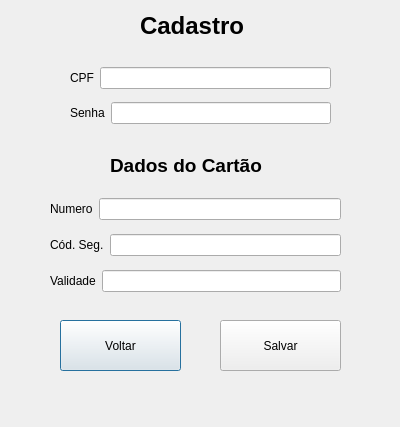
<?xml version="1.0" encoding="UTF-8"?>
<ui version="4.0">
 <class>fm_cadastro</class>
 <widget class="QDialog" name="fm_cadastro">
  <property name="geometry">
   <rect>
    <x>0</x>
    <y>0</y>
    <width>400</width>
    <height>427</height>
   </rect>
  </property>
  <property name="windowTitle">
   <string>Dialog</string>
  </property>
  <widget class="QPushButton" name="btn_voltar">
   <property name="geometry">
    <rect>
     <x>60</x>
     <y>320</y>
     <width>121</width>
     <height>51</height>
    </rect>
   </property>
   <property name="text">
    <string>Voltar</string>
   </property>
  </widget>
  <widget class="QPushButton" name="btn_salvar">
   <property name="geometry">
    <rect>
     <x>220</x>
     <y>320</y>
     <width>121</width>
     <height>51</height>
    </rect>
   </property>
   <property name="text">
    <string>Salvar</string>
   </property>
  </widget>
  <widget class="QLabel" name="label_3">
   <property name="geometry">
    <rect>
     <x>140</x>
     <y>10</y>
     <width>141</width>
     <height>31</height>
    </rect>
   </property>
   <property name="font">
    <font>
     <pointsize>18</pointsize>
     <weight>75</weight>
     <bold>true</bold>
    </font>
   </property>
   <property name="text">
    <string>Cadastro</string>
   </property>
  </widget>
  <widget class="QLabel" name="label_7">
   <property name="geometry">
    <rect>
     <x>110</x>
     <y>150</y>
     <width>201</width>
     <height>31</height>
    </rect>
   </property>
   <property name="font">
    <font>
     <pointsize>14</pointsize>
     <weight>75</weight>
     <bold>true</bold>
    </font>
   </property>
   <property name="text">
    <string>Dados do Cartão</string>
   </property>
  </widget>
  <widget class="QWidget" name="">
   <property name="geometry">
    <rect>
     <x>70</x>
     <y>60</y>
     <width>261</width>
     <height>71</height>
    </rect>
   </property>
   <layout class="QVBoxLayout" name="verticalLayout">
    <item>
     <layout class="QHBoxLayout" name="horizontalLayout">
      <item>
       <widget class="QLabel" name="label">
        <property name="text">
         <string>CPF</string>
        </property>
       </widget>
      </item>
      <item>
       <widget class="QLineEdit" name="txt_cpf"/>
      </item>
     </layout>
    </item>
    <item>
     <layout class="QHBoxLayout" name="horizontalLayout_2">
      <item>
       <widget class="QLabel" name="label_2">
        <property name="text">
         <string>Senha</string>
        </property>
       </widget>
      </item>
      <item>
       <widget class="QLineEdit" name="txt_senha"/>
      </item>
     </layout>
    </item>
   </layout>
  </widget>
  <widget class="QWidget" name="">
   <property name="geometry">
    <rect>
     <x>50</x>
     <y>190</y>
     <width>291</width>
     <height>111</height>
    </rect>
   </property>
   <layout class="QVBoxLayout" name="verticalLayout_2">
    <item>
     <layout class="QHBoxLayout" name="horizontalLayout_3">
      <item>
       <widget class="QLabel" name="label_4">
        <property name="text">
         <string>Numero</string>
        </property>
       </widget>
      </item>
      <item>
       <widget class="QLineEdit" name="txt_num"/>
      </item>
     </layout>
    </item>
    <item>
     <layout class="QHBoxLayout" name="horizontalLayout_4">
      <item>
       <widget class="QLabel" name="label_5">
        <property name="text">
         <string>Cód. Seg.</string>
        </property>
       </widget>
      </item>
      <item>
       <widget class="QLineEdit" name="txt_codSeg"/>
      </item>
     </layout>
    </item>
    <item>
     <layout class="QHBoxLayout" name="horizontalLayout_5">
      <item>
       <widget class="QLabel" name="label_6">
        <property name="text">
         <string>Validade</string>
        </property>
       </widget>
      </item>
      <item>
       <widget class="QLineEdit" name="txt_validade"/>
      </item>
     </layout>
    </item>
   </layout>
  </widget>
 </widget>
 <resources/>
 <connections/>
</ui>
